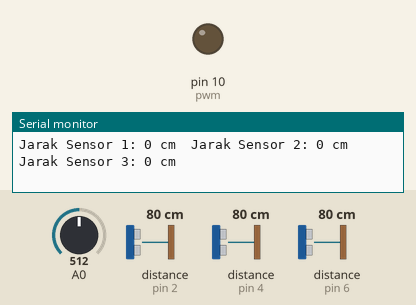
Simulated run of this sketch. Board: Arduino Uno, built with avr-gcc and run on an emulated ATmega328P. Shown: output pins drawn as LEDs (lit = HIGH), the last lines printed to the serial monitor. Inputs (shaded band) come from the test bench; at power-on: distance to the obstacle (sensors on pin 2, pin 4, pin 6) 80 cm, A0 = 512. The echo pulse lasts 58.3 µs per cm.

Above: at 1.2 s.
1.3 s: distance to the obstacle (sensor on pin 2) set to 21 cm
2.8 s: distance to the obstacle (sensor on pin 2) set to 17 cm
At 3.4 s:
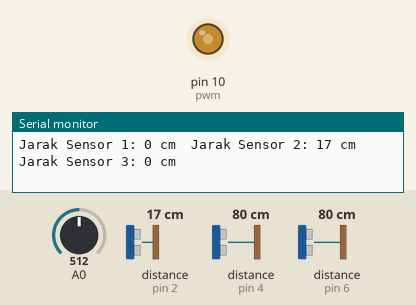
4.5 s: A0 set to 716
At 5.7 s:
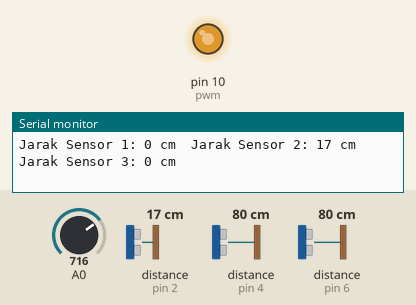
6.0 s: A0 set to 992
At 6.9 s:
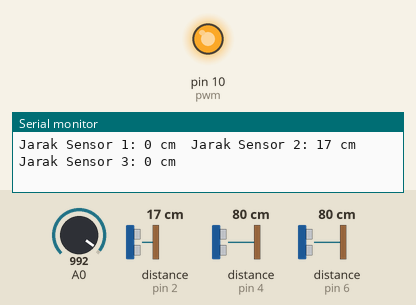
7.5 s: A0 set to 30
At 8.1 s:
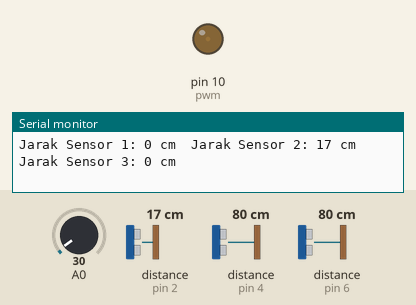
Timing chart, 0 to 10.0 s (numbered marks = the images above; inputs shaded):
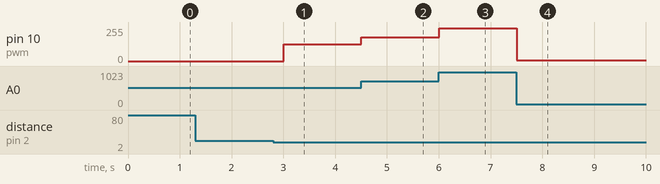

Measured:
- the behaviour switches between 20 and 19 cm on distance to the obstacle (sensor on pin 2) (found by bisection; images 0 and 1)
- after the input at 2.8 s, pin 10 (pwm): 0/255 → 127/255 after 0.21 s
- after the input at 4.5 s, pin 10 (pwm): 127/255 → 178/255 at once
- after the input at 6.0 s, pin 10 (pwm): 178/255 → 247/255 at once
- after the input at 7.5 s, pin 10 (pwm): 247/255 → 7/255 at once

The sketch:

NayaMainFirmware.ino
```cpp
#include <NewPing.h>

#define SONAR1_ECHO_PIN 4
#define SONAR1_TRIG_PIN 5

#define SONAR2_ECHO_PIN 2
#define SONAR2_TRIG_PIN 3

#define SONAR3_ECHO_PIN 6
#define SONAR3_TRIG_PIN 7
#define pwm 10

#define MAX_DISTANCE1 20
#define MAX_DISTANCE2 20
#define MAX_DISTANCE3 30

NewPing sonar1(SONAR1_TRIG_PIN, SONAR1_ECHO_PIN, MAX_DISTANCE1);
NewPing sonar2(SONAR2_TRIG_PIN, SONAR2_ECHO_PIN, MAX_DISTANCE2);
NewPing sonar3(SONAR3_TRIG_PIN, SONAR3_ECHO_PIN, MAX_DISTANCE3);

int jarak1 = 0;
int jarak2 = 0;
int jarak3 = 0;

unsigned long previousMillis = 0;
unsigned long pwmDelay = 100;
bool pwmActive = false;
int speed;
bool run;

const long interval = 500;

void setup() {
  Serial.begin(9600);
  pinMode(pwm, OUTPUT);
  pinMode(A0, INPUT);
}

void loop() {
  unsigned long currentMillis = millis();

  speed = map(analogRead(A0), 0, 1023, 0, 255);

  if (currentMillis - previousMillis >= interval) {
    previousMillis = currentMillis;

    jarak1 = sonar1.ping_cm();
    jarak2 = sonar2.ping_cm();
    jarak3 = sonar3.ping_cm();

    Serial.print("Jarak Sensor 1: ");
    Serial.print(jarak1);
    Serial.print(" cm\t");

    Serial.print("Jarak Sensor 2: ");
    Serial.print(jarak2);
    Serial.print(" cm\t");

    Serial.print("Jarak Sensor 3: ");
    Serial.print(jarak3);
    Serial.println(" cm");

    bool logic1 = (jarak1 != 0 && jarak1 < MAX_DISTANCE1);
    bool logic2 = (jarak2 != 0 && jarak2 < MAX_DISTANCE2);
    bool logic3 = (jarak3 != 0 && jarak3 < MAX_DISTANCE3);

    if (logic3 || logic2) {
      run = true;
    } else if (logic1) {
      run = false;
    }
    if (run) {
      analogWrite(pwm, speed);
    } else {
      analogWrite(pwm, 0);
    }
  }
}
```
